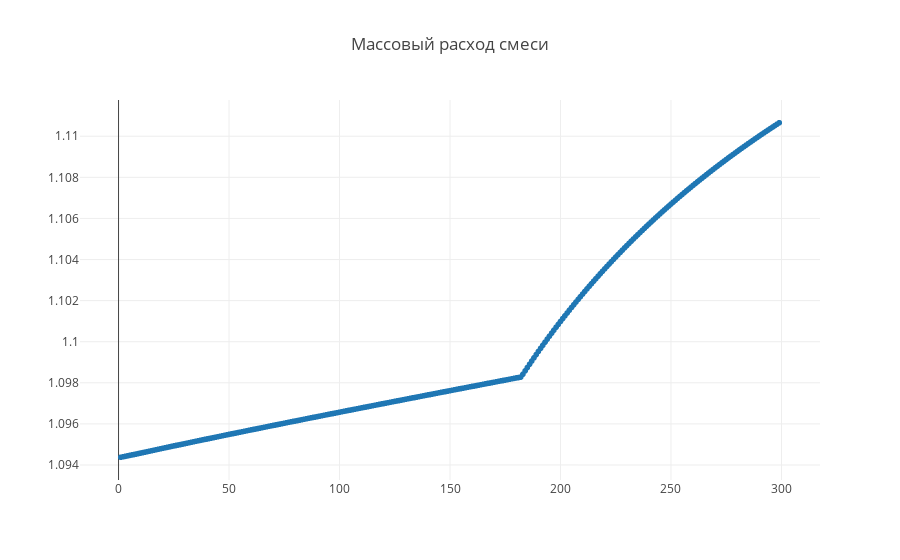

Notebook cell for this chart:
### Code cell
trace1 = trace(multiphase_flow_data, 26)

data = [trace1]

plot('Массовый расход смеси')

### Figure 1 — Plotly figure (JSON) as saved in the notebook; plotly's stock layout.template omitted (floating-point values rounded to 4 significant figures; data arrays with more than 128 entries replaced by an {"elided": "..."} marker saying what was removed)
{"data": [{"mode": "markers", "name": "mass_flowraten_kgsec", "type": "scattergl", "uid": "29652e6f-e137-4d59-b337-554071ffd795", "x": {"elided": "299 int values"}, "y": {"elided": "299 float values"}}], "layout": {"title": {"text": "Массовый расход смеси"}, "xaxis": {"title": {"text": ""}}, "yaxis": {"title": {"text": ""}}}}
